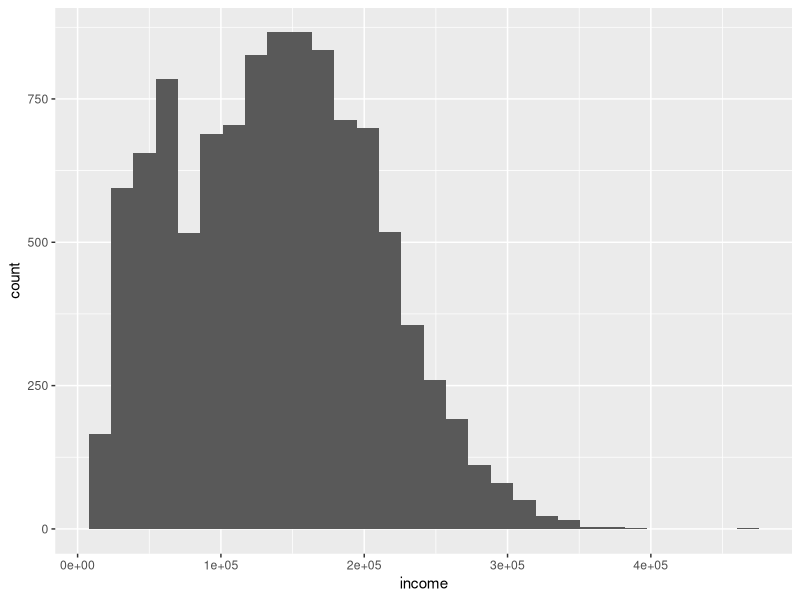
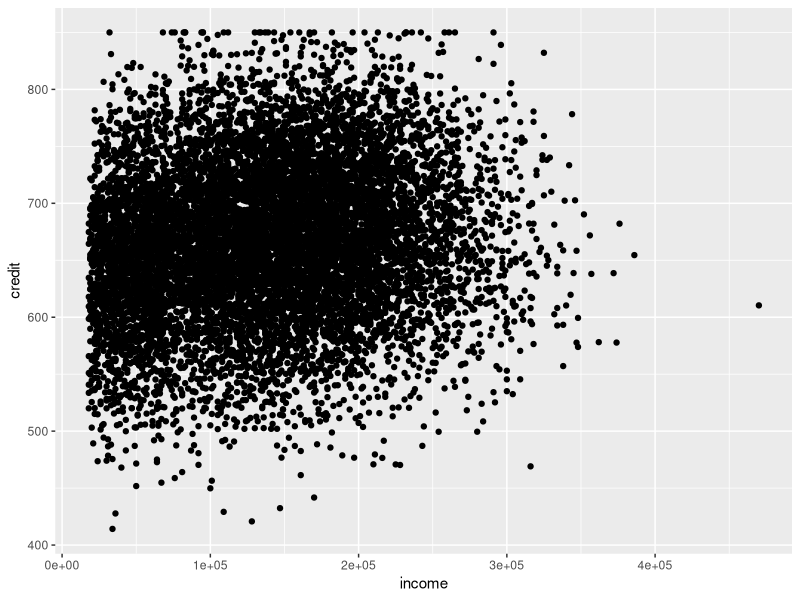
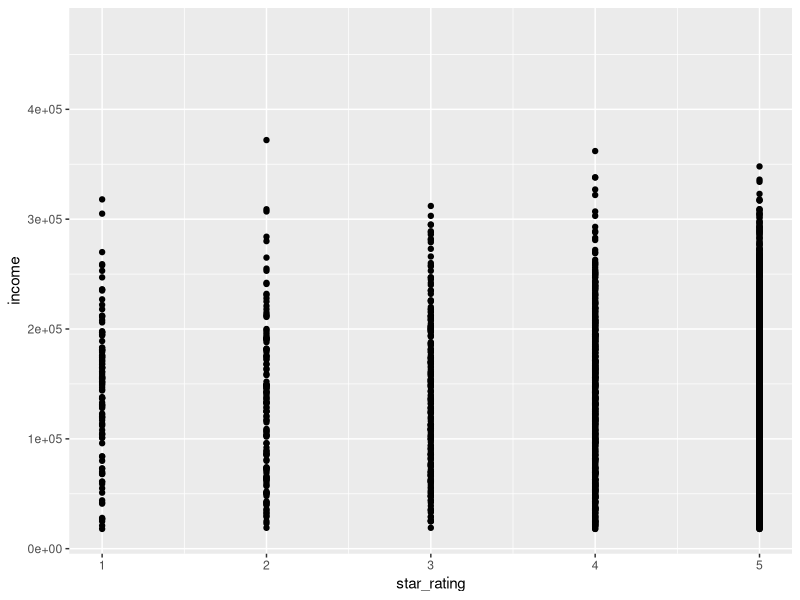
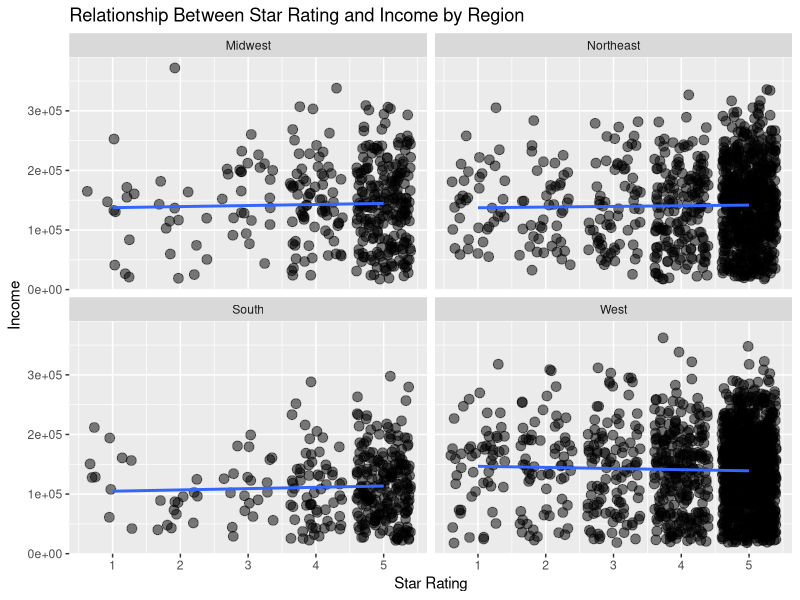
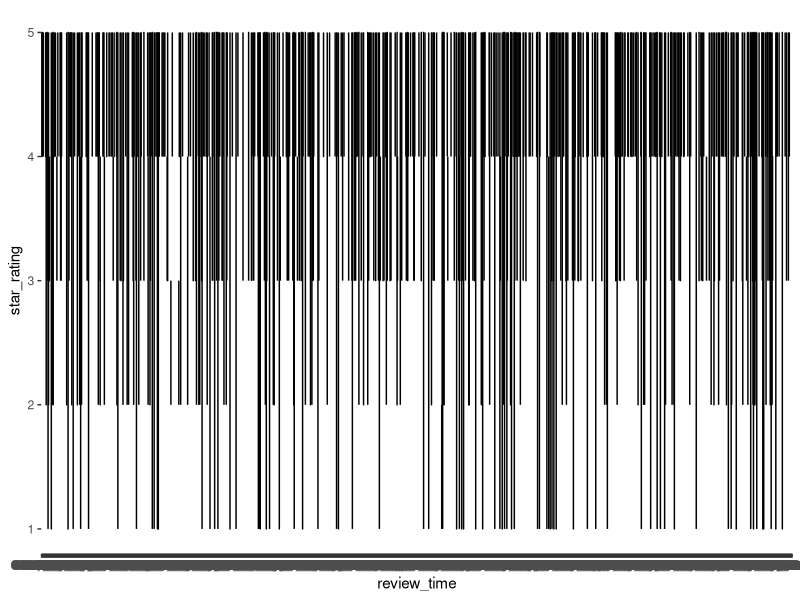
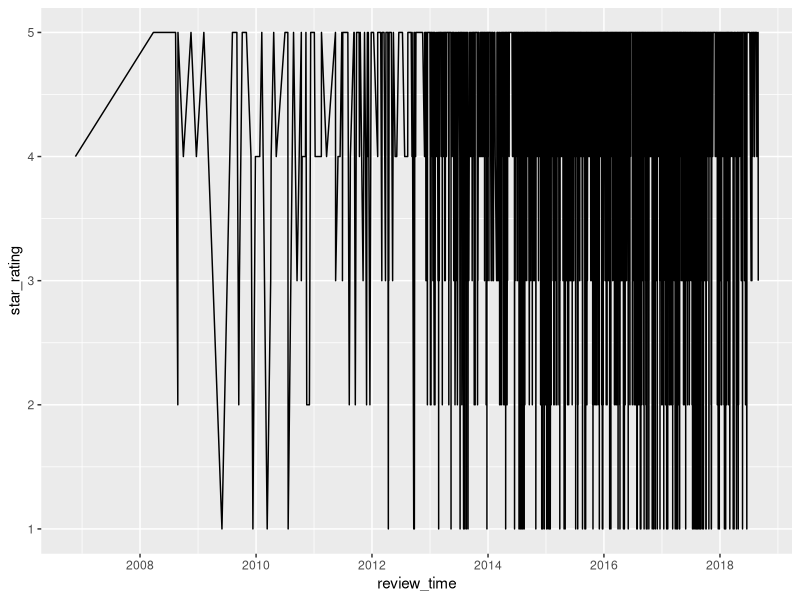
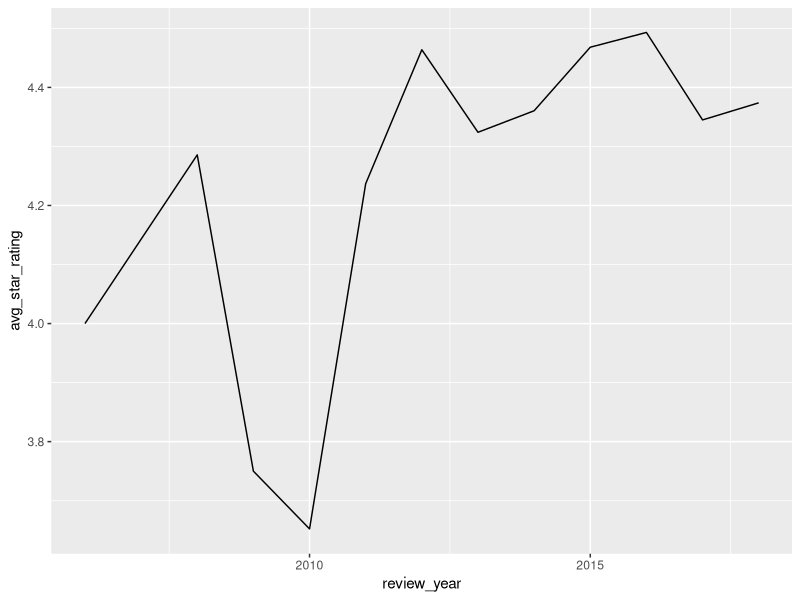
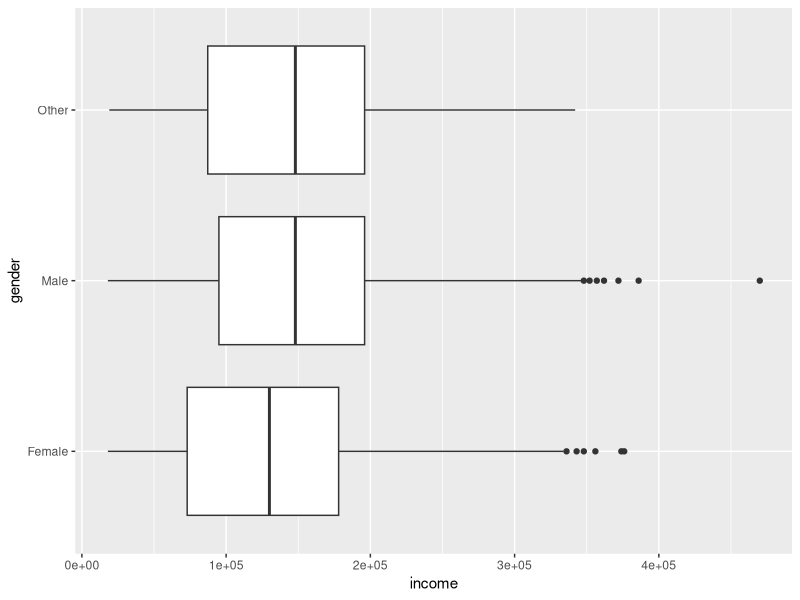

These figures' R source, in order:
## ---- chunk 1
library(tidyverse)
## ---- chunk 2
customer_data <- read_csv(here::here("Data", "customer_data.csv"))
## ---- chunk 3
customer_data |>
  summarize(avg_income = mean(income))
## ---- chunk 4
customer_data |>
  summarize(
    avg_income = mean(income),
    avg_credit = mean(credit)
  )
## ---- chunk 5
customer_data |> 
  ggplot(aes(x = income)) +
  geom_histogram()
## ---- chunk 6
customer_data |> 
  ggplot(aes(x = income, y = credit)) +
  geom_point()
## ---- chunk 7
customer_data |> 
  ggplot(aes(x = star_rating, y = income)) +
  geom_point()
## ---- chunk 8
customer_data |> 
  drop_na(star_rating) |> 
  ggplot(aes(x = star_rating, y = income)) +
  geom_jitter(size = 3, alpha = 0.5) +
  geom_smooth(method = "lm", se = FALSE) +
  facet_wrap(~ region) +
  labs(
    title = "Relationship Between Star Rating and Income by Region",
    x = "Star Rating",
    y = "Income"
  )
## ---- chunk 9
customer_data |>
  group_by(gender) |>
  summarize(
    n = n(),
    avg_income = mean(income),
    avg_credit = mean(credit)
  )
## ---- chunk 10
customer_data |>
  group_by(gender) |>
  summarize(
    n = n()
  )
## ---- chunk 11
customer_data |>
  count(gender)
## ---- chunk 12
customer_data |>
  group_by(gender, region) |>
  summarize(
    n = n(),
    avg_income = mean(income),
    avg_credit = mean(credit)
  ) |> 
  arrange(desc(avg_income))
## ---- chunk 13
customer_data |>
  group_by(gender, region) |>
  slice_max(income, n = 3)
## ---- chunk 14
customer_data |> 
  ggplot(aes(x = review_time, y = star_rating)) +
  geom_line()
## ---- chunk 15
rating_data <- customer_data |> 
  drop_na(star_rating) |> 
  select(review_time, star_rating) |> 
  mutate(review_time = mdy(review_time))

rating_data
## ---- chunk 16
rating_data |> 
  ggplot(aes(x = review_time, y = star_rating)) +
  geom_line()
## ---- chunk 17
rating_data |> 
  mutate(review_year = year(review_time)) |> 
  group_by(review_year) |> 
  summarize(avg_star_rating = mean(star_rating)) |> 
  ggplot(aes(x = review_year, y = avg_star_rating)) +
  geom_line()
## ---- chunk 18
customer_data |> 
  ggplot(aes(x = income, y = gender)) +
  geom_boxplot()
## ---- chunk 19
customer_data |> 
  ggplot(aes(x = income, fill = gender)) +
  geom_density(alpha = 0.5)
## ---- chunk 20
customer_data |> 
  mutate(income = income / 1000) |> 
  ggplot(aes(x = income, y = credit)) +
  geom_point(size = 3, alpha = 0.5, aes(color = gender, )) +
  geom_smooth(method = "lm", se = FALSE) +
  facet_grid(gender ~ region) +
  labs(
    title = "Income and Credit by Region and Gender",
    x = "Income (in Thousands)",
    y = "Credit"
  ) +
  scale_color_manual(
    name = "Gender",
    values = c("violet", "purple", "turquoise")
  ) +
  theme_minimal() +
  theme(legend.position = "none")
